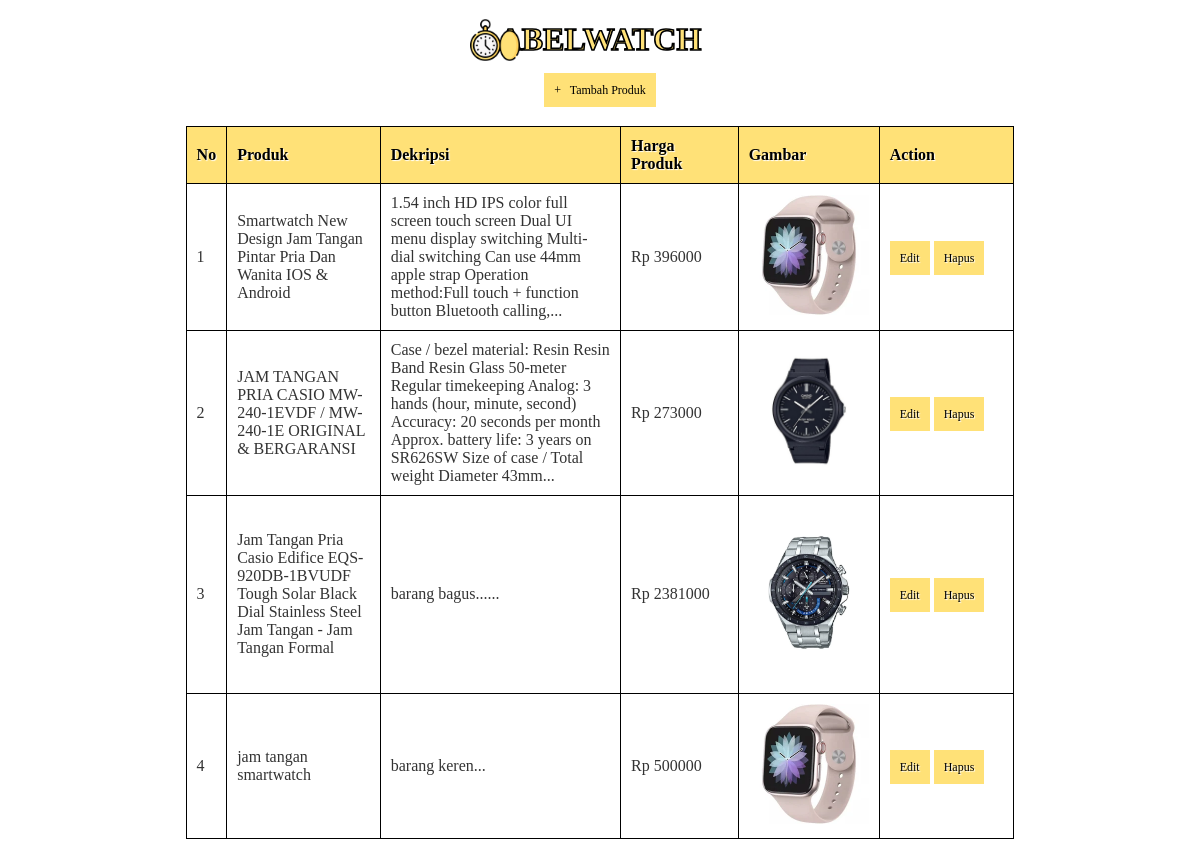
The page / on the database its author committed.
### tables this page shows
CREATE TABLE `tabel_produk` (
  `id_produk` int(11) NOT NULL,
  `nama_produk` varchar(255) NOT NULL,
  `deskripsi` text NOT NULL,
  `harga_jual` int(11) NOT NULL,
  `gambar_produk` varchar(255) NOT NULL
);

### index.php (the view, shortened to what this page needs)
<?php
  include('koneksi.php');
?>
<!DOCTYPE html>
<html>
  <head>
  </head>
  <body>
    <center><h1><span><img src="image/logo1.png" style='position:absolute; left:470px; top:15px;' width="50"></span>AbelWatch</h1><center>
    <center><a href="tambah_produk.php">+ &nbsp; Tambah Produk</a><center>
    <br/>
    <table>
      <thead>
        <tr>
          <th>No</th>
          <th width="150">Produk</th>
          <th width="300">Dekripsi</th>
          <th width="120">Harga Produk</th>
          <th widht="240">Gambar</th>
          <th width="150">Action</th>
        </tr>
    </thead>
    <tbody>
      <?php
      $query = "SELECT * FROM tabel_produk ORDER BY id_produk ASC";
      $result = mysqli_query($koneksi, $query);
      $no = 1;
      while($row = mysqli_fetch_assoc($result))
      {
      ?>
       <tr>
          <td><?php echo $no; ?></td>
          <td><?php echo $row['nama_produk']; ?></td>
          <td><?php echo substr($row['deskripsi'], 0, 255); ?>...</td>
          <td>Rp <?php echo $row['harga_jual']; ?></td>
          <td style="text-align: center;"><img src="image/<?php echo $row['gambar_produk']; ?>" style="width: 120px;"></td>
          <td>
              <a href="edit_produk.php?id_produk=<?php echo $row['id_produk']; ?>">Edit</a>
              <a href="proses_hapus.php?id_produk=<?php echo $row['id_produk']; ?>">Hapus</a>
          </td>
      </tr>
      <?php
        $no++;
      }
      ?>
    </tbody>
    </table>
  </body>
</html>

### index.php (style rules this page uses)
* { font-family: "Trebuchet MS"; }
h1 { text-transform: uppercase; color: #ffe177; font-weight: bolder; -webkit-text-stroke: 0.05em #000; }
table { border: solid 1px #ffe177; border-collapse: collapse; border-spacing: 0; width: 70%; margin: 10px auto 10px auto; }
table thead th { background-color: #ffe177; border: solid 1px #000; color: black; padding: 10px; text-align: left; text-shadow: 1px 1px 1px #fff; text-decoration: none; }
table tbody td { border: solid 1px #000; color: #333; padding: 10px; text-shadow: 1px 1px 1px #fff; }
a { background-color: #ffe177; color: #000; padding: 10px; text-decoration: none; font-size: 12px; }

### rows shown on the page
tabel_produk: nama_produk "Smartwatch New Design Jam Tangan Pintar Pria Dan Wanita IOS & Android", deskripsi "1.54 inch HD IPS color full screen touch screen Dual UI menu display switching Multi-dial switching Can use 44mm apple strap Operation method:Full touch + function button Bluetooth calling,", harga_jual "396000", gambar_produk (picture)
tabel_produk: nama_produk "JAM TANGAN PRIA CASIO MW-240-1EVDF / MW-240-1E ORIGINAL & BERGARANSI", deskripsi "Case / bezel material: Resin Resin Band Resin Glass 50-meter Regular timekeeping Analog: 3 hands (hour, minute, second) Accuracy: 20 seconds per month Approx. battery life: 3 years on SR626SW Size of case / Total weight Diameter 43mm", harga_jual "273000", gambar_produk (picture)
tabel_produk: nama_produk "Jam Tangan Pria Casio Edifice EQS-920DB-1BVUDF Tough Solar Black Dial Stainless Steel Jam Tangan - Jam Tangan Formal", deskripsi "barang bagus...", harga_jual "2381000", gambar_produk (picture)
tabel_produk: nama_produk "jam tangan smartwatch", deskripsi "barang keren", harga_jual "500000", gambar_produk (picture)
